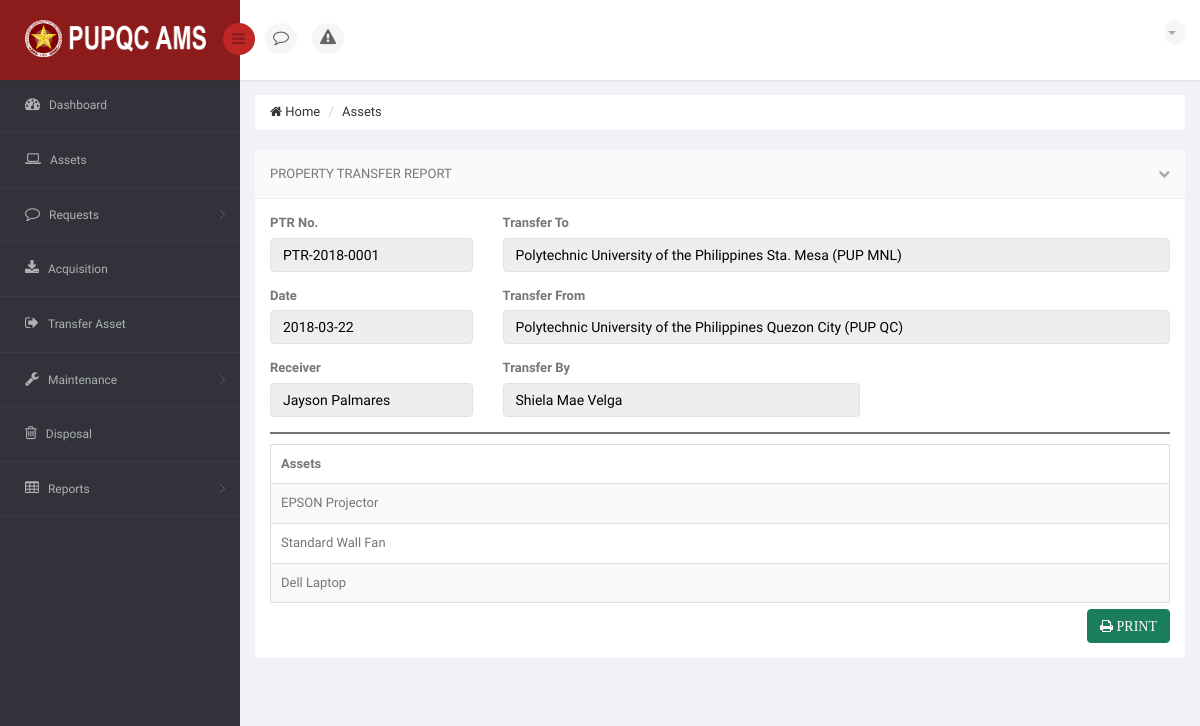
Page /DIR/PropertyOfficer/POPTR.php (signed in) on the committed database.
### tables this page shows
CREATE TABLE `ams_r_asset` (
  `A_ID` int(11) NOT NULL,
  `A_DESCRIPTION` varchar(250) NOT NULL,
  `A_DATE` date NOT NULL,
  `A_STATUS` varchar(25) NOT NULL DEFAULT 'Serviceable',
  `A_ACQUISITION_TYPE` varchar(25) NOT NULL,
  `A_AVAILABILITY` varchar(25) NOT NULL DEFAULT 'Available',
  `A_DISPOSAL_STATUS` int(11) NOT NULL DEFAULT '0',
  `AL_ID` int(11) DEFAULT NULL,
  `C_ID` int(11) DEFAULT NULL,
  `URS_ID` int(11) DEFAULT NULL,
  `PPMP_ID` int(11) DEFAULT NULL
);

CREATE TABLE `ams_t_transfer_out_ptr` (
  `PTR_ID` int(11) NOT NULL,
  `PTR_NO` varchar(15) NOT NULL,
  `PTR_DATE` date NOT NULL,
  `PTR_RECEIVED_BY` varchar(150) NOT NULL,
  `PTR_REMARKS` varchar(350) NOT NULL,
  `PTR_TRANSFERRED_BY` varchar(120) NOT NULL,
  `C_ID` int(11) NOT NULL
);

CREATE TABLE `ams_r_campus` (
  `C_ID` int(11) NOT NULL,
  `C_CODE` varchar(50) NOT NULL,
  `C_NAME` varchar(120) NOT NULL
);

### DIR/PropertyOfficer/POPTR.php (the view, shortened to what this page needs)
<!DOCTYPE html>
<html lang="en">
<head>
    <link href="../../bs3/css/bootstrap.min.css" rel="stylesheet">
    <link href="../../css/bootstrap-reset.css" rel="stylesheet">
    <link href="../../font-awesome/css/font-awesome.css" rel="stylesheet" />
    <link href="../../js/advanced-datatable/css/demo_page.css" rel="stylesheet" />
    <link href="../../js/advanced-datatable/css/demo_table.css" rel="stylesheet" />
    <link rel="stylesheet" href="../../js/data-tables/DT_bootstrap.css" />
    <link href="../../css/style.css" rel="stylesheet">
    <link href="../../css/style-responsive.css" rel="stylesheet" />
    <link href="../../js/iCheck/skins/minimal/minimal.css" rel="stylesheet">
    <link href="../../js/iCheck/skins/minimal/red.css" rel="stylesheet">
    <link href="../../js/iCheck/skins/minimal/green.css" rel="stylesheet">
    <link href="../../js/iCheck/skins/minimal/blue.css" rel="stylesheet">
    <link href="../../js/iCheck/skins/minimal/yellow.css" rel="stylesheet">
    <link href="../../js/iCheck/skins/minimal/purple.css" rel="stylesheet">
    <link href="../../js/iCheck/skins/square/square.css" rel="stylesheet">
    <link href="../../js/iCheck/skins/square/red.css" rel="stylesheet">
    <link href="../../js/iCheck/skins/square/green.css" rel="stylesheet">
    <link href="../../js/iCheck/skins/square/blue.css" rel="stylesheet">
    <link href="../../js/iCheck/skins/square/yellow.css" rel="stylesheet">
    <link href="../../js/iCheck/skins/square/purple.css" rel="stylesheet">
    <link href="../../js/iCheck/skins/flat/grey.css" rel="stylesheet">
    <link href="../../js/iCheck/skins/flat/red.css" rel="stylesheet">
    <link href="../../js/iCheck/skins/flat/green.css" rel="stylesheet">
    <link href="../../js/iCheck/skins/flat/blue.css" rel="stylesheet">
    <link href="../../js/iCheck/skins/flat/yellow.css" rel="stylesheet">
    <link href="../../js/iCheck/skins/flat/purple.css" rel="stylesheet">
    <link rel="stylesheet" type="text/css" href="../../js/select2/select2.css" />
    <link rel="stylesheet" type="text/css" href="../../js/bootstrap-daterangepicker/daterangepicker-bs3.css" />
    <link rel="stylesheet" type="text/css" href="../../js/bootstrap-datetimepicker/css/datetimepicker.css" />
    <link rel="stylesheet" type="text/css" href="../../js/bootstrap-datepicker/css/datepicker.css" />
    <link href="../../js/plugins/sweetalert/sweetalert.css" type="text/css" rel="stylesheet" media="screen,projection">
</head>
<body>
<section id="container" >
<header class="header fixed-top clearfix">
<div class="brand">
    <a href="PODashboard.php" class="logo">
        <img src="../../images/pupqcnew.png" style="width: 193px; height: 37px;" alt="">
    </a>
    <div class="sidebar-toggle-box">
        <div class="fa fa-bars"></div>
    </div>
</div>
<div class="nav notify-row" id="top_menu">
    <ul class="nav top-menu">
        <li id="header_notification_bar" class="dropdown">
            <a data-toggle="dropdown" class="dropdown-toggle" href="#">
                <i class="fa fa-comment-o"></i>
            </a>
        </li>
        <li id="header_notification_bar" class="dropdown">
            <a data-toggle="dropdown" class="dropdown-toggle" href="#">
                <i class="fa fa-warning"></i>
            </a>
        </li>
        <li id="" class="">
            <a style="background-color: white;">
            </a>
        </li>
    </ul>
</div>
<div class="top-nav clearfix">
    <ul class="nav pull-right top-menu">
        <li class="dropdown">
            <a data-toggle="dropdown" class="dropdown-toggle" href="#">
                <?php
                    include('../Connection/db.php');
                  ?>
                <b class="caret"></b>
            </a>
        </li>
    </ul>
</div>
</header>
<aside>
    <div id="sidebar" class="nav-collapse">
        <div class="leftside-navigation">
    <ul class="sidebar-menu" id="nav-accordion">
        <li>
            <a href="PODashboard.php">
                <i class="fa fa-dashboard"></i>
                <span>Dashboard</span>
            </a>
        </li>
        <li>
            <a href="POAsset.php">
                <i class="fa fa-laptop"></i>
                <span>Assets</span>
            </a>
        </li>
        <li class="sub-menu">
            <a href="javascript:;">
                <i class="fa fa-comment-o"></i>
                <span>Requests</span>
            </a>
        </li>
        <li>
            <a href="POAcquisition.php">
                <i class="fa fa-download"></i>
                <span>Acquisition</span>
            </a>
        </li>
        <li>
            <a href="POTransferAsset.php">
                <i class="fa fa-sign-out"></i>
                <span>Transfer Asset</span>
            </a>
        </li>
        <li class="sub-menu">
            <a href="javascript:;">
                <i class="fa fa-wrench"></i>
                <span>Maintenance</span>
            </a>
        </li>
        <li>
            <a href="PODisposal.php">
                <i class="fa fa-trash-o"></i>
                <span>Disposal</span>
            </a>
        </li>
        <li class="sub-menu">
            <a href="javascript:;">
                <i class="fa fa fa-table"></i>
                <span>Reports</span>
            </a>
        </li>
    </ul>
</div>
    </div>
</aside>
    <section id="main-content">
        <section class="wrapper">
            <div class="row">
                <div class="col-md-12">
                    <ul class="breadcrumb">
                        <li><a href="PODashboard.php"><i class="fa fa-home"></i> Home</a></li>
                        <li><a href="POAsset.php">Assets</a></li>
                    </ul>
                </div>
            </div>
            <div class="row">
                <div class="col-sm-12">
                    <section class="panel">
                        <header class="panel-heading">
                            Property Transfer Report
                            <span class="tools pull-right">
                                <a href="javascript:;" class="fa fa-chevron-down"></a>
                            </span>
                        </header>
                        <?php
                            $sql = "SELECT MAX(PTR_ID) AS AAA FROM `ams_t_transfer_out_ptr`";
                            $result = mysqli_query($connection, $sql) or die("Bad Query: $sql");
                            while($row = mysqli_fetch_assoc($result))
                            {
                                $maxptrid = $row['AAA'];
                            }
                        ?>
                        <?php
                            $sql = "SELECT * FROM ams_r_asset AS A INNER JOIN ams_t_transfer_out_ptr_sub AS PTRS ON PTRS.A_ID = A.A_ID INNER JOIN ams_t_transfer_out_ptr AS PTR ON PTRS.PTR_ID = PTR.PTR_ID INNER JOIN ams_r_campus AS C ON PTR.C_ID = C.C_ID WHERE PTR.PTR_ID = $maxptrid GROUP BY PTR.PTR_ID";
                            $result = mysqli_query($connection, $sql) or die("Bad Query: $sql");
                            while($row = mysqli_fetch_assoc($result))
                            {
                              $ptrno = $row['PTR_NO'];
                              $ptrdate = $row['PTR_DATE'];
                              $receivedby = $row['PTR_RECEIVED_BY'];
                              $transferredby = $row['PTR_TRANSFERRED_BY'];
                              $transferto = $row['C_NAME'];
                              $transfertocode = $row['C_CODE'];
                        ?>
                        <div class="panel-body">
                            <div class="row group">
                                <div class="col-md-3">
                                    <div class="form-group">
                                        <label>PTR No.</label>
                                        <input type="text" value="<?php echo $ptrno; ?>" class="form-control" style="color: black;" disabled  />
                                    </div>
                                </div>
                                <div class="col-md-9">
                                    <div class="form-group">
                                        <label>Transfer To</label>
                                        <input type="text" value="<?php echo $transferto; ?> (<?php echo $transfertocode; ?>)" class="form-control" style="color: black;" disabled  />
                                    </div>
                                </div>
                                <div class="col-md-3">
                                    <div class="form-group">
                                        <label>Date</label>
                                        <input type="text" value="<?php echo $ptrdate; ?>" class="form-control" style="color: black;" disabled />
                                    </div>
                                </div>
                                <div class="col-md-9">
                                    <div class="form-group">
                                        <label>Transfer From</label>
                                        <input type="text" value="Polytechnic University of the Philippines Quezon City (PUP QC)" class="form-control" style="color: black;" disabled />
                                    </div>
                                </div>
                                <div class="col-md-3">
                                    <div class="form-group">
                                        <label>Receiver</label>
                                        <input type="text" value="<?php echo $receivedby; ?>" class="form-control" style="color: black;" disabled />
                                    </div>
                                </div>
                                <div class="col-md-5">
                                    <div class="form-group">
                                        <label>Transfer By</label>
                                        <input type="text" value="<?php echo $transferredby; ?>" class="form-control" style="color: black;" disabled />
                                    </div>
                                </div>
                        <?php
                            }
                        ?>
                                <div class="col-md-12">
                                    <div style="padding: 1px; margin-bottom: 10px; background-color: #757575;">
                                    </div>
                                </div>
                                <div class="col-md-12">
                                    <div class="adv-table">
                                        <table class="display table table-bordered table-striped">
                                            <thead>
                                                <tr>
                                                    <th>Assets</th>
                                                </tr>
                                            </thead>
                                            <tbody>
                                            <?php
                                                $sql1 = "SELECT * FROM ams_r_asset AS A INNER JOIN ams_t_transfer_out_ptr_sub AS PTRS ON PTRS.A_ID = A.A_ID INNER JOIN ams_t_transfer_out_ptr AS PTR ON PTRS.PTR_ID = PTR.PTR_ID INNER JOIN ams_r_campus AS C ON PTR.C_ID = C.C_ID WHERE PTR.PTR_ID = $maxptrid";
                                                $result1 = mysqli_query($connection, $sql1) or die("Bad Query: $sql");
                                                while($row1 = mysqli_fetch_assoc($result1))
                                                {
                                                    $adesc = $row1['A_DESCRIPTION'];
                                            ?>
                                                <tr>
                                                    <td> <?php echo $adesc; ?> </td>
                                                </tr>
                                            <?php
                                                }
                                            ?>
                                            </tbody>
                                        </table>
                                    </div>
                                </div>
                            </div>
                            <span class="pull-right">
                                <button type="button" class="btn btn-success" onclick="printonly()"><i class="fa fa-print"> PRINT</i></button>
                            </span>
                        </div>
                    </section>
                </div>
            </div>
            <div class="row">
                <div class="col-sm-12">
                </div>
            </div>
        </section>
    </section>
</section>
</body>
</html>

### js/advanced-datatable/css/demo_table.css (style rules this page uses)
table.display { margin: 0 auto; clear: both; width: 100%; }
table.display thead th { padding: 3px 18px 3px 10px; border-bottom: 1px solid black; font-weight: bold; cursor: pointer; * cursor: hand; }
table.display td { padding: 3px 10px; }

### rows in the picture
ams_r_asset: PTR_NO "PTR-2018-0001", C_CODE "Polytechnic University of the Philippines Sta. Mesa (PUP MNL)", PTR_DATE "2018-03-22", PTR_RECEIVED_BY "Jayson Palmares", PTR_TRANSFERRED_BY "Shiela Mae Velga", A_DESCRIPTION "EPSON Projector"
ams_r_asset: A_DESCRIPTION "Standard Wall Fan"
ams_r_asset: A_DESCRIPTION "Dell Laptop"
